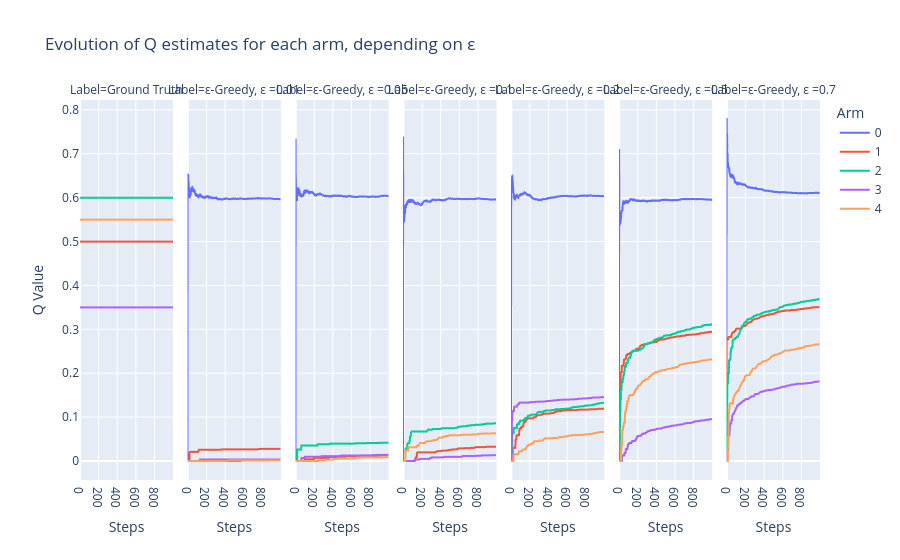

Write notebook code for a chart like this one.
### Code cell
def plot_Q_evolution(Q_t):
    """
    Plots the Q-values for each arm over time.
    Parameters:
    Q_t (DataFrame): DataFrame containing Q-values for each arm.    
    """
    Q_melt = Q_t.reset_index(names=["Steps"])\
       .melt(id_vars=["Steps","Label"], var_name="Arm", value_name="Q Value")
    fig = px.line(Q_melt, x="Steps", y="Q Value", color="Arm",
                  facet_col="Label",
                  #width=800, height=400
                  title=f"Evolution of Q estimates for each arm, depending on ε")
    fig.show()

plot_Q_evolution(Q_t_eps)

### Figure 1 — Plotly figure (JSON) as saved in the notebook; plotly's stock layout.template omitted (floating-point values rounded to 4 significant figures; data arrays with more than 128 entries replaced by an {"elided": "..."} marker saying what was removed)
{"data": [{"hovertemplate": "Arm=0<br>Label=Ground Truth<br>Steps=%{x}<br>Q Value=%{y}<extra></extra>", "legendgroup": "0", "line": {"color": "#636efa", "dash": "solid"}, "marker": {"symbol": "circle"}, "mode": "lines", "name": "0", "showlegend": true, "type": "scattergl", "x": {"elided": "1000 int values"}, "xaxis": "x", "y": {"elided": "1000 float values"}, "yaxis": "y"}, {"hovertemplate": "Arm=0<br>Label=ε-Greedy, ε =0.01<br>Steps=%{x}<br>Q Value=%{y}<extra></extra>", "legendgroup": "0", "line": {"color": "#636efa", "dash": "solid"}, "marker": {"symbol": "circle"}, "mode": "lines", "name": "0", "showlegend": false, "type": "scattergl", "x": {"elided": "1000 int values"}, "xaxis": "x2", "y": {"elided": "1000 float values"}, "yaxis": "y2"}, {"hovertemplate": "Arm=0<br>Label=ε-Greedy, ε =0.05<br>Steps=%{x}<br>Q Value=%{y}<extra></extra>", "legendgroup": "0", "line": {"color": "#636efa", "dash": "solid"}, "marker": {"symbol": "circle"}, "mode": "lines", "name": "0", "showlegend": false, "type": "scattergl", "x": {"elided": "1000 int values"}, "xaxis": "x3", "y": {"elided": "1000 float values"}, "yaxis": "y3"}, {"hovertemplate": "Arm=0<br>Label=ε-Greedy, ε =0.1<br>Steps=%{x}<br>Q Value=%{y}<extra></extra>", "legendgroup": "0", "line": {"color": "#636efa", "dash": "solid"}, "marker": {"symbol": "circle"}, "mode": "lines", "name": "0", "showlegend": false, "type": "scattergl", "x": {"elided": "1000 int values"}, "xaxis": "x4", "y": {"elided": "1000 float values"}, "yaxis": "y4"}, {"hovertemplate": "Arm=0<br>Label=ε-Greedy, ε =0.2<br>Steps=%{x}<br>Q Value=%{y}<extra></extra>", "legendgroup": "0", "line": {"color": "#636efa", "dash": "solid"}, "marker": {"symbol": "circle"}, "mode": "lines", "name": "0", "showlegend": false, "type": "scattergl", "x": {"elided": "1000 int values"}, "xaxis": "x5", "y": {"elided": "1000 float values"}, "yaxis": "y5"}, {"hovertemplate": "Arm=0<br>Label=ε-Greedy, ε =0.5<br>Steps=%{x}<br>Q Value=%{y}<extra></extra>", "legendgroup": "0", "line": {"color": "#636efa", "dash": "solid"}, "marker": {"symbol": "circle"}, "mode": "lines", "name": "0", "showlegend": false, "type": "scattergl", "x": {"elided": "1000 int values"}, "xaxis": "x6", "y": {"elided": "1000 float values"}, "yaxis": "y6"}, {"hovertemplate": "Arm=0<br>Label=ε-Greedy, ε =0.7<br>Steps=%{x}<br>Q Value=%{y}<extra></extra>", "legendgroup": "0", "line": {"color": "#636efa", "dash": "solid"}, "marker": {"symbol": "circle"}, "mode": "lines", "name": "0", "showlegend": false, "type": "scattergl", "x": {"elided": "1000 int values"}, "xaxis": "x7", "y": {"elided": "1000 float values"}, "yaxis": "y7"}, {"hovertemplate": "Arm=1<br>Label=Ground Truth<br>Steps=%{x}<br>Q Value=%{y}<extra></extra>", "legendgroup": "1", "line": {"color": "#EF553B", "dash": "solid"}, "marker": {"symbol": "circle"}, "mode": "lines", "name": "1", "showlegend": true, "type": "scattergl", "x": {"elided": "1000 int values"}, "xaxis": "x", "y": {"elided": "1000 float values"}, "yaxis": "y"}, {"hovertemplate": "Arm=1<br>Label=ε-Greedy, ε =0.01<br>Steps=%{x}<br>Q Value=%{y}<extra></extra>", "legendgroup": "1", "line": {"color": "#EF553B", "dash": "solid"}, "marker": {"symbol": "circle"}, "mode": "lines", "name": "1", "showlegend": false, "type": "scattergl", "x": {"elided": "1000 int values"}, "xaxis": "x2", "y": {"elided": "1000 float values"}, "yaxis": "y2"}, {"hovertemplate": "Arm=1<br>Label=ε-Greedy, ε =0.05<br>Steps=%{x}<br>Q Value=%{y}<extra></extra>", "legendgroup": "1", "line": {"color": "#EF553B", "dash": "solid"}, "marker": {"symbol": "circle"}, "mode": "lines", "name": "1", "showlegend": false, "type": "scattergl", "x": {"elided": "1000 int values"}, "xaxis": "x3", "y": {"elided": "1000 float values"}, "yaxis": "y3"}, {"hovertemplate": "Arm=1<br>Label=ε-Greedy, ε =0.1<br>Steps=%{x}<br>Q Value=%{y}<extra></extra>", "legendgroup": "1", "line": {"color": "#EF553B", "dash": "solid"}, "marker": {"symbol": "circle"}, "mode": "lines", "name": "1", "showlegend": false, "type": "scattergl", "x": {"elided": "1000 int values"}, "xaxis": "x4", "y": {"elided": "1000 float values"}, "yaxis": "y4"}, {"hovertemplate": "Arm=1<br>Label=ε-Greedy, ε =0.2<br>Steps=%{x}<br>Q Value=%{y}<extra></extra>", "legendgroup": "1", "line": {"color": "#EF553B", "dash": "solid"}, "marker": {"symbol": "circle"}, "mode": "lines", "name": "1", "showlegend": false, "type": "scattergl", "x": {"elided": "1000 int values"}, "xaxis": "x5", "y": {"elided": "1000 float values"}, "yaxis": "y5"}, {"hovertemplate": "Arm=1<br>Label=ε-Greedy, ε =0.5<br>Steps=%{x}<br>Q Value=%{y}<extra></extra>", "legendgroup": "1", "line": {"color": "#EF553B", "dash": "solid"}, "marker": {"symbol": "circle"}, "mode": "lines", "name": "1", "showlegend": false, "type": "scattergl", "x": {"elided": "1000 int values"}, "xaxis": "x6", "y": {"elided": "1000 float values"}, "yaxis": "y6"}, {"hovertemplate": "Arm=1<br>Label=ε-Greedy, ε =0.7<br>Steps=%{x}<br>Q Value=%{y}<extra></extra>", "legendgroup": "1", "line": {"color": "#EF553B", "dash": "solid"}, "marker": {"symbol": "circle"}, "mode": "lines", "name": "1", "showlegend": false, "type": "scattergl", "x": {"elided": "1000 int values"}, "xaxis": "x7", "y": {"elided": "1000 float values"}, "yaxis": "y7"}, {"hovertemplate": "Arm=2<br>Label=Ground Truth<br>Steps=%{x}<br>Q Value=%{y}<extra></extra>", "legendgroup": "2", "line": {"color": "#00cc96", "dash": "solid"}, "marker": {"symbol": "circle"}, "mode": "lines", "name": "2", "showlegend": true, "type": "scattergl", "x": {"elided": "1000 int values"}, "xaxis": "x", "y": {"elided": "1000 float values"}, "yaxis": "y"}, {"hovertemplate": "Arm=2<br>Label=ε-Greedy, ε =0.01<br>Steps=%{x}<br>Q Value=%{y}<extra></extra>", "legendgroup": "2", "line": {"color": "#00cc96", "dash": "solid"}, "marker": {"symbol": "circle"}, "mode": "lines", "name": "2", "showlegend": false, "type": "scattergl", "x": {"elided": "1000 int values"}, "xaxis": "x2", "y": {"elided": "1000 float values"}, "yaxis": "y2"}, {"hovertemplate": "Arm=2<br>Label=ε-Greedy, ε =0.05<br>Steps=%{x}<br>Q Value=%{y}<extra></extra>", "legendgroup": "2", "line": {"color": "#00cc96", "dash": "solid"}, "marker": {"symbol": "circle"}, "mode": "lines", "name": "2", "showlegend": false, "type": "scattergl", "x": {"elided": "1000 int values"}, "xaxis": "x3", "y": {"elided": "1000 float values"}, "yaxis": "y3"}, {"hovertemplate": "Arm=2<br>Label=ε-Greedy, ε =0.1<br>Steps=%{x}<br>Q Value=%{y}<extra></extra>", "legendgroup": "2", "line": {"color": "#00cc96", "dash": "solid"}, "marker": {"symbol": "circle"}, "mode": "lines", "name": "2", "showlegend": false, "type": "scattergl", "x": {"elided": "1000 int values"}, "xaxis": "x4", "y": {"elided": "1000 float values"}, "yaxis": "y4"}, {"hovertemplate": "Arm=2<br>Label=ε-Greedy, ε =0.2<br>Steps=%{x}<br>Q Value=%{y}<extra></extra>", "legendgroup": "2", "line": {"color": "#00cc96", "dash": "solid"}, "marker": {"symbol": "circle"}, "mode": "lines", "name": "2", "showlegend": false, "type": "scattergl", "x": {"elided": "1000 int values"}, "xaxis": "x5", "y": {"elided": "1000 float values"}, "yaxis": "y5"}, {"hovertemplate": "Arm=2<br>Label=ε-Greedy, ε =0.5<br>Steps=%{x}<br>Q Value=%{y}<extra></extra>", "legendgroup": "2", "line": {"color": "#00cc96", "dash": "solid"}, "marker": {"symbol": "circle"}, "mode": "lines", "name": "2", "showlegend": false, "type": "scattergl", "x": {"elided": "1000 int values"}, "xaxis": "x6", "y": {"elided": "1000 float values"}, "yaxis": "y6"}, {"hovertemplate": "Arm=2<br>Label=ε-Greedy, ε =0.7<br>Steps=%{x}<br>Q Value=%{y}<extra></extra>", "legendgroup": "2", "line": {"color": "#00cc96", "dash": "solid"}, "marker": {"symbol": "circle"}, "mode": "lines", "name": "2", "showlegend": false, "type": "scattergl", "x": {"elided": "1000 int values"}, "xaxis": "x7", "y": {"elided": "1000 float values"}, "yaxis": "y7"}, {"hovertemplate": "Arm=3<br>Label=Ground Truth<br>Steps=%{x}<br>Q Value=%{y}<extra></extra>", "legendgroup": "3", "line": {"color": "#ab63fa", "dash": "solid"}, "marker": {"symbol": "circle"}, "mode": "lines", "name": "3", "showlegend": true, "type": "scattergl", "x": {"elided": "1000 int values"}, "xaxis": "x", "y": {"elided": "1000 float values"}, "yaxis": "y"}, {"hovertemplate": "Arm=3<br>Label=ε-Greedy, ε =0.01<br>Steps=%{x}<br>Q Value=%{y}<extra></extra>", "legendgroup": "3", "line": {"color": "#ab63fa", "dash": "solid"}, "marker": {"symbol": "circle"}, "mode": "lines", "name": "3", "showlegend": false, "type": "scattergl", "x": {"elided": "1000 int values"}, "xaxis": "x2", "y": {"elided": "1000 float values"}, "yaxis": "y2"}, {"hovertemplate": "Arm=3<br>Label=ε-Greedy, ε =0.05<br>Steps=%{x}<br>Q Value=%{y}<extra></extra>", "legendgroup": "3", "line": {"color": "#ab63fa", "dash": "solid"}, "marker": {"symbol": "circle"}, "mode": "lines", "name": "3", "showlegend": false, "type": "scattergl", "x": {"elided": "1000 int values"}, "xaxis": "x3", "y": {"elided": "1000 float values"}, "yaxis": "y3"}, {"hovertemplate": "Arm=3<br>Label=ε-Greedy, ε =0.1<br>Steps=%{x}<br>Q Value=%{y}<extra></extra>", "legendgroup": "3", "line": {"color": "#ab63fa", "dash": "solid"}, "marker": {"symbol": "circle"}, "mode": "lines", "name": "3", "showlegend": false, "type": "scattergl", "x": {"elided": "1000 int values"}, "xaxis": "x4", "y": {"elided": "1000 float values"}, "yaxis": "y4"}, {"hovertemplate": "Arm=3<br>Label=ε-Greedy, ε =0.2<br>Steps=%{x}<br>Q Value=%{y}<extra></extra>", "legendgroup": "3", "line": {"color": "#ab63fa", "dash": "solid"}, "marker": {"symbol": "circle"}, "mode": "lines", "name": "3", "showlegend": false, "type": "scattergl", "x": {"elided": "1000 int values"}, "xaxis": "x5", "y": {"elided": "1000 float values"}, "yaxis": "y5"}, {"hovertemplate": "Arm=3<br>Label=ε-Greedy, ε =0.5<br>Steps=%{x}<br>Q Value=%{y}<extra></extra>", "legendgroup": "3", "line": {"color": "#ab63fa", "dash": "solid"}, "marker": {"symbol": "circle"}, "mode": "lines", "name": "3", "showlegend": false, "type": "scattergl", "x": {"elided": "1000 int values"}, "xaxis": "x6", "y": {"elided": "1000 float values"}, "yaxis": "y6"}, {"hovertemplate": "Arm=3<br>Label=ε-Greedy, ε =0.7<br>Steps=%{x}<br>Q Value=%{y}<extra></extra>", "legendgroup": "3", "line": {"color": "#ab63fa", "dash": "solid"}, "marker": {"symbol": "circle"}, "mode": "lines", "name": "3", "showlegend": false, "type": "scattergl", "x": {"elided": "1000 int values"}, "xaxis": "x7", "y": {"elided": "1000 float values"}, "yaxis": "y7"}, {"hovertemplate": "Arm=4<br>Label=Ground Truth<br>Steps=%{x}<br>Q Value=%{y}<extra></extra>", "legendgroup": "4", "line": {"color": "#FFA15A", "dash": "solid"}, "marker": {"symbol": "circle"}, "mode": "lines", "name": "4", "showlegend": true, "type": "scattergl", "x": {"elided": "1000 int values"}, "xaxis": "x", "y": {"elided": "1000 float values"}, "yaxis": "y"}, {"hovertemplate": "Arm=4<br>Label=ε-Greedy, ε =0.01<br>Steps=%{x}<br>Q Value=%{y}<extra></extra>", "legendgroup": "4", "line": {"color": "#FFA15A", "dash": "solid"}, "marker": {"symbol": "circle"}, "mode": "lines", "name": "4", "showlegend": false, "type": "scattergl", "x": {"elided": "1000 int values"}, "xaxis": "x2", "y": {"elided": "1000 float values"}, "yaxis": "y2"}, {"hovertemplate": "Arm=4<br>Label=ε-Greedy, ε =0.05<br>Steps=%{x}<br>Q Value=%{y}<extra></extra>", "legendgroup": "4", "line": {"color": "#FFA15A", "dash": "solid"}, "marker": {"symbol": "circle"}, "mode": "lines", "name": "4", "showlegend": false, "type": "scattergl", "x": {"elided": "1000 int values"}, "xaxis": "x3", "y": {"elided": "1000 float values"}, "yaxis": "y3"}, {"hovertemplate": "Arm=4<br>Label=ε-Greedy, ε =0.1<br>Steps=%{x}<br>Q Value=%{y}<extra></extra>", "legendgroup": "4", "line": {"color": "#FFA15A", "dash": "solid"}, "marker": {"symbol": "circle"}, "mode": "lines", "name": "4", "showlegend": false, "type": "scattergl", "x": {"elided": "1000 int values"}, "xaxis": "x4", "y": {"elided": "1000 float values"}, "yaxis": "y4"}, {"hovertemplate": "Arm=4<br>Label=ε-Greedy, ε =0.2<br>Steps=%{x}<br>Q Value=%{y}<extra></extra>", "legendgroup": "4", "line": {"color": "#FFA15A", "dash": "solid"}, "marker": {"symbol": "circle"}, "mode": "lines", "name": "4", "showlegend": false, "type": "scattergl", "x": {"elided": "1000 int values"}, "xaxis": "x5", "y": {"elided": "1000 float values"}, "yaxis": "y5"}, {"hovertemplate": "Arm=4<br>Label=ε-Greedy, ε =0.5<br>Steps=%{x}<br>Q Value=%{y}<extra></extra>", "legendgroup": "4", "line": {"color": "#FFA15A", "dash": "solid"}, "marker": {"symbol": "circle"}, "mode": "lines", "name": "4", "showlegend": false, "type": "scattergl", "x": {"elided": "1000 int values"}, "xaxis": "x6", "y": {"elided": "1000 float values"}, "yaxis": "y6"}, {"hovertemplate": "Arm=4<br>Label=ε-Greedy, ε =0.7<br>Steps=%{x}<br>Q Value=%{y}<extra></extra>", "legendgroup": "4", "line": {"color": "#FFA15A", "dash": "solid"}, "marker": {"symbol": "circle"}, "mode": "lines", "name": "4", "showlegend": false, "type": "scattergl", "x": {"elided": "1000 int values"}, "xaxis": "x7", "y": {"elided": "1000 float values"}, "yaxis": "y7"}], "layout": {"annotations": [{"font": {}, "showarrow": false, "text": "Label=Ground Truth", "x": 0.06286, "xanchor": "center", "xref": "paper", "y": 1, "yanchor": "bottom", "yref": "paper"}, {"font": {}, "showarrow": false, "text": "Label=ε-Greedy, ε =0.01", "x": 0.2086, "xanchor": "center", "xref": "paper", "y": 1, "yanchor": "bottom", "yref": "paper"}, {"font": {}, "showarrow": false, "text": "Label=ε-Greedy, ε =0.05", "x": 0.3543, "xanchor": "center", "xref": "paper", "y": 1, "yanchor": "bottom", "yref": "paper"}, {"font": {}, "showarrow": false, "text": "Label=ε-Greedy, ε =0.1", "x": 0.5, "xanchor": "center", "xref": "paper", "y": 1, "yanchor": "bottom", "yref": "paper"}, {"font": {}, "showarrow": false, "text": "Label=ε-Greedy, ε =0.2", "x": 0.6457, "xanchor": "center", "xref": "paper", "y": 1, "yanchor": "bottom", "yref": "paper"}, {"font": {}, "showarrow": false, "text": "Label=ε-Greedy, ε =0.5", "x": 0.7914, "xanchor": "center", "xref": "paper", "y": 1, "yanchor": "bottom", "yref": "paper"}, {"font": {}, "showarrow": false, "text": "Label=ε-Greedy, ε =0.7", "x": 0.9371, "xanchor": "center", "xref": "paper", "y": 1, "yanchor": "bottom", "yref": "paper"}], "legend": {"title": {"text": "Arm"}, "tracegroupgap": 0}, "title": {"text": "Evolution of Q estimates for each arm, depending on ε"}, "xaxis": {"anchor": "y", "domain": [0, 0.1257], "title": {"text": "Steps"}}, "xaxis2": {"anchor": "y2", "domain": [0.1457, 0.2714], "matches": "x", "title": {"text": "Steps"}}, "xaxis3": {"anchor": "y3", "domain": [0.2914, 0.4171], "matches": "x", "title": {"text": "Steps"}}, "xaxis4": {"anchor": "y4", "domain": [0.4371, 0.5629], "matches": "x", "title": {"text": "Steps"}}, "xaxis5": {"anchor": "y5", "domain": [0.5829, 0.7086], "matches": "x", "title": {"text": "Steps"}}, "xaxis6": {"anchor": "y6", "domain": [0.7286, 0.8543], "matches": "x", "title": {"text": "Steps"}}, "xaxis7": {"anchor": "y7", "domain": [0.8743, 1.0], "matches": "x", "title": {"text": "Steps"}}, "yaxis": {"anchor": "x", "domain": [0, 1], "title": {"text": "Q Value"}}, "yaxis2": {"anchor": "x2", "domain": [0, 1], "matches": "y", "showticklabels": false}, "yaxis3": {"anchor": "x3", "domain": [0, 1], "matches": "y", "showticklabels": false}, "yaxis4": {"anchor": "x4", "domain": [0, 1], "matches": "y", "showticklabels": false}, "yaxis5": {"anchor": "x5", "domain": [0, 1], "matches": "y", "showticklabels": false}, "yaxis6": {"anchor": "x6", "domain": [0, 1], "matches": "y", "showticklabels": false}, "yaxis7": {"anchor": "x7", "domain": [0, 1], "matches": "y", "showticklabels": false}}}
